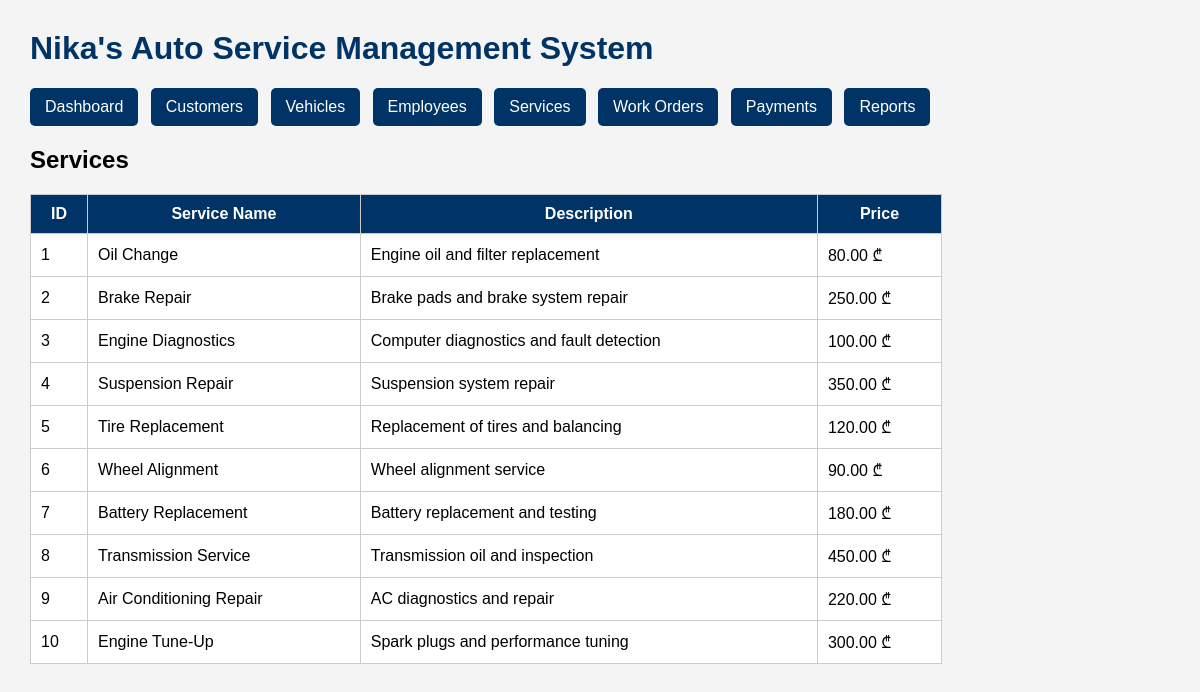
/services.php, run on the app's committed database.
### tables this page shows
CREATE TABLE services (
    service_id INT AUTO_INCREMENT PRIMARY KEY,
    service_name VARCHAR(100) NOT NULL,
    description TEXT,
    price DECIMAL(10,2) NOT NULL
);

### services.php (the view, shortened to what this page needs)
<?php
include 'db.php';
?>
<!DOCTYPE html>
<html>
<head>
<link rel="stylesheet" href="style.css">
</head>
<body>
<h1>Nika's Auto Service Management System</h1>
<nav>
    <a href="index.php">Dashboard</a>
    <a href="customers.php">Customers</a>
    <a href="vehicles.php">Vehicles</a>
    <a href="employees.php">Employees</a>
    <a href="services.php">Services</a>
    <a href="work_orders.php">Work Orders</a>
    <a href="payments.php">Payments</a>
    <a href="reports.php">Reports</a>
</nav>
<h2>Services</h2>
<table>
<tr>
    <th>ID</th>
    <th>Service Name</th>
    <th>Description</th>
    <th>Price</th>
</tr>
<?php
$result = $conn->query("SELECT * FROM services");
while($row = $result->fetch_assoc())
{
    echo "<tr>";
    echo "<td>".$row['service_id']."</td>";
    echo "<td>".$row['service_name']."</td>";
    echo "<td>".$row['description']."</td>";
    echo "<td>".$row['price']." ₾</td>";
    echo "</tr>";
}
?>
</table>
</body>
</html>

### style.css (style rules this page uses)
body { font-family: Arial, sans-serif; margin: 30px; background-color: #f4f4f4; }
h1 { color: #003366; }
table { width: 80%; border-collapse: collapse; background: white; }
th, td { border: 1px solid #ccc; padding: 10px; }
th { background-color: #003366; color: white; }
nav { margin-bottom: 20px; }
nav a { display: inline-block; padding: 10px 15px; background-color: #003366; color: white; text-decoration: none; margin-right: 8px; border-radius: 5px; }

### data on the page
services: service_id "1", service_name "Oil Change", description "Engine oil and filter replacement", price "80.00"
services: service_id "2", service_name "Brake Repair", description "Brake pads and brake system repair", price "250.00"
services: service_id "3", service_name "Engine Diagnostics", description "Computer diagnostics and fault detection", price "100.00"
services: service_id "4", service_name "Suspension Repair", description "Suspension system repair", price "350.00"
services: service_id "5", service_name "Tire Replacement", description "Replacement of tires and balancing", price "120.00"
services: service_id "6", service_name "Wheel Alignment", description "Wheel alignment service", price "90.00"
services: service_id "7", service_name "Battery Replacement", description "Battery replacement and testing", price "180.00"
services: service_id "8", service_name "Transmission Service", description "Transmission oil and inspection", price "450.00"
services: service_id "9", service_name "Air Conditioning Repair", description "AC diagnostics and repair", price "220.00"
services: service_id "10", service_name "Engine Tune-Up", description "Spark plugs and performance tuning", price "300.00"
